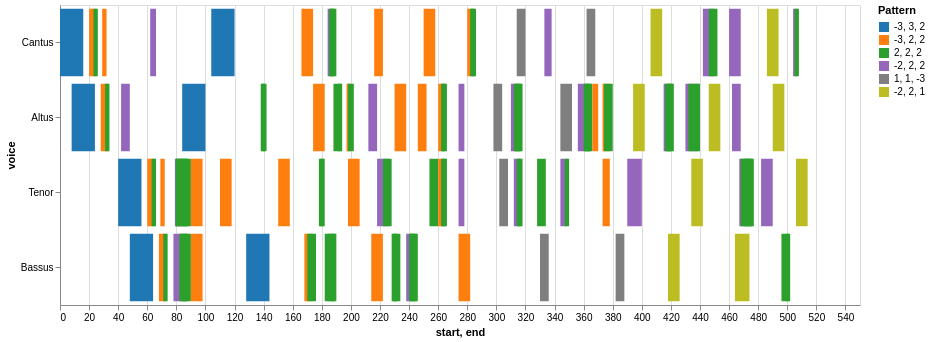
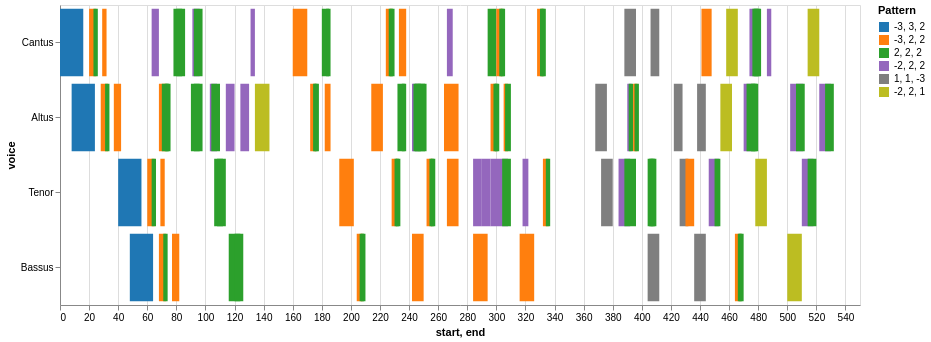
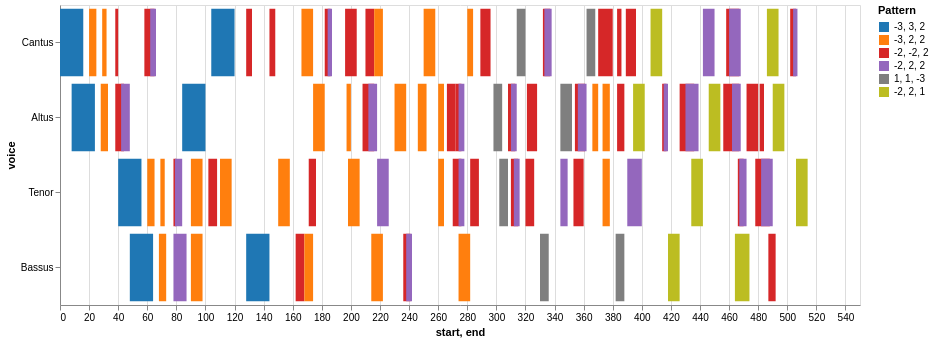

Source (notebook cell) for these figures, in order:
### Markdown cell above
## 7d.  Corpus Ngrams Maps

Here we produce maps of the ngrams in each piece, in pairs:  model + mass movement.

### Code cell
# the ngram conditions
entries_only = True
combineUnisons = False
kind_choice ='d'
directed = True
compound = False
thematic = True
anywhere = True
n = 3
include_count = True


model = importScore(my_pieces[0])
nr = model.notes(combineUnisons=combineUnisons)
mel = model.melodic(df=nr, kind=kind_choice, compound=False, unit=0, end=False)
mod_mel_ngrams = model.ngrams(df=mel, n=n, exclude=['Rest'])
mod_entry_ngrams = model.entries(df=mel, n=n, thematic=thematic, anywhere=anywhere, exclude=['Rest'])
mod_mel_ngrams_duration = model.durations(df=mel, n=n, mask_df=mod_entry_ngrams)
mod_entries_stack = list(mod_entry_ngrams.stack().unique())

# find entries mass movements.  
# here we will display the results so that the motet is compared with each Kyrie, then each Gloria, etc
# in each case Lasso's Mass Movement will come first, then Daser's

mass_movements = my_pieces[1:]
for movement in mass_movements:       
    m_movement = importScore(movement)
    nr = m_movement.notes(combineUnisons=combineUnisons)
    mel = m_movement.melodic(df=nr, kind=kind_choice, compound=False, unit=0, end=False)
    mass_mvmt_mel_ngrams = m_movement.ngrams(df=mel, n=n)
    mass_mvmt_entries = m_movement.entries(df=mel, n=n, thematic=thematic, anywhere=anywhere)
    mass_mvmt_mel_ngrams_duration = m_movement.durations(df=mel, n=n, mask_df=mass_mvmt_entries)
    mass_mvmt_entries_stack = mass_mvmt_entries.stack()
      
    # find shared entries
    shared_entries = list(set(mass_mvmt_entries_stack).intersection(mod_entries_stack))
    
    # print model metadata and chart
    print(model.metadata['composer'])
    print(model.metadata['title'])
    
    display(viz.plot_ngrams_heatmap(mod_entry_ngrams, 
                                    mod_mel_ngrams_duration, 
                        selected_patterns=shared_entries,
                        voices=[], 
                                    includeCount=False))
      
    # # print mass movement metadata and chart
    print(m_movement.metadata['composer'])
    print(m_movement.metadata['title'])
    display(viz.plot_ngrams_heatmap(mass_mvmt_entries, 
                                    mass_mvmt_mel_ngrams_duration, 
                                selected_patterns=shared_entries,
                                voices=[], 
                                    includeCount=False))

### Figure 1 — Vega-Lite specification as saved in the notebook (floating-point values rounded to 4 significant figures; data arrays with more than 128 entries replaced by an {"elided": "..."} marker saying what was removed)
{"config": {"view": {"continuousWidth": 300, "continuousHeight": 300}}, "data": {"name": "data-a424011dc83c774645c31ce95733517b"}, "mark": {"type": "bar"}, "encoding": {"color": {"field": "pattern", "legend": {"title": "Pattern"}, "scale": {"domain": ["-3, 3, 2", "-3, 2, 2", "2, 2, 2", "-2, 2, 2", "1, 1, -3", "-2, 2, 1"], "range": ["#1f77b4", "#ff7f0e", "#2ca02c", "#9467bd", "#7f7f7f", "#bcbd22"]}, "type": "nominal"}, "opacity": {"condition": {"param": "param_12", "value": 1}, "value": 0.2}, "tooltip": [{"field": "start", "type": "quantitative"}, {"field": "end", "type": "quantitative"}, {"field": "pattern", "type": "nominal"}], "x": {"field": "start", "type": "quantitative"}, "x2": {"field": "end"}, "y": {"field": "voice", "sort": null, "type": "nominal"}}, "height": 300, "params": [{"name": "param_12", "select": {"type": "point", "fields": ["pattern"]}}], "width": 800, "$schema": "https://vega.github.io/schema/vega-lite/v5.16.3.json", "datasets": {"data-a424011dc83c774645c31ce95733517b": {"elided": "137 records"}}}

### Figure 2 — Vega-Lite specification as saved in the notebook (floating-point values rounded to 4 significant figures; data arrays with more than 128 entries replaced by an {"elided": "..."} marker saying what was removed)
{"config": {"view": {"continuousWidth": 300, "continuousHeight": 300}}, "data": {"name": "data-e0fc360976bde54e27bf2dd242d1ccab"}, "mark": {"type": "bar"}, "encoding": {"color": {"field": "pattern", "legend": {"title": "Pattern"}, "scale": {"domain": ["-3, 3, 2", "-3, 2, 2", "2, 2, 2", "-2, 2, 2", "1, 1, -3", "-2, 2, 1"], "range": ["#1f77b4", "#ff7f0e", "#2ca02c", "#9467bd", "#7f7f7f", "#bcbd22"]}, "type": "nominal"}, "opacity": {"condition": {"param": "param_13", "value": 1}, "value": 0.2}, "tooltip": [{"field": "start", "type": "quantitative"}, {"field": "end", "type": "quantitative"}, {"field": "pattern", "type": "nominal"}], "x": {"field": "start", "type": "quantitative"}, "x2": {"field": "end"}, "y": {"field": "voice", "sort": null, "type": "nominal"}}, "height": 300, "params": [{"name": "param_13", "select": {"type": "point", "fields": ["pattern"]}}], "width": 800, "$schema": "https://vega.github.io/schema/vega-lite/v5.16.3.json", "datasets": {"data-e0fc360976bde54e27bf2dd242d1ccab": {"elided": "138 records"}}}

### Figure 3 — Vega-Lite specification as saved in the notebook (floating-point values rounded to 4 significant figures)
{"config": {"view": {"continuousWidth": 300, "continuousHeight": 300}}, "data": {"name": "data-241d1f2fbb61ce16608ac5b21928b6a7"}, "mark": {"type": "bar"}, "encoding": {"color": {"field": "pattern", "legend": {"title": "Pattern"}, "scale": {"domain": ["-3, 3, 2", "-3, 2, 2", "-2, -2, 2", "-2, 2, 2", "1, 1, -3", "-2, 2, 1"], "range": ["#1f77b4", "#ff7f0e", "#d62728", "#9467bd", "#7f7f7f", "#bcbd22"]}, "type": "nominal"}, "opacity": {"condition": {"param": "param_14", "value": 1}, "value": 0.2}, "tooltip": [{"field": "start", "type": "quantitative"}, {"field": "end", "type": "quantitative"}, {"field": "pattern", "type": "nominal"}], "x": {"field": "start", "type": "quantitative"}, "x2": {"field": "end"}, "y": {"field": "voice", "sort": null, "type": "nominal"}}, "height": 300, "params": [{"name": "param_14", "select": {"type": "point", "fields": ["pattern"]}}], "width": 800, "$schema": "https://vega.github.io/schema/vega-lite/v5.16.3.json", "datasets": {"data-241d1f2fbb61ce16608ac5b21928b6a7": [{"start": 0.0, "voice": "Cantus", "pattern": "-3, 3, 2", "end": 16.0, "color": "#1f77b4"}, {"start": 20.0, "voice": "Cantus", "pattern": "-3, 2, 2", "end": 25.0, "color": "#ff7f0e"}, {"start": 29.0, "voice": "Cantus", "pattern": "-3, 2, 2", "end": 32.0, "color": "#ff7f0e"}, {"start": 38.0, "voice": "Cantus", "pattern": "-2, -2, 2", "end": 40.0, "color": "#d62728"}, {"start": 58.0, "voice": "Cantus", "pattern": "-2, -2, 2", "end": 65.0, "color": "#d62728"}, {"start": 62.0, "voice": "Cantus", "pattern": "-2, 2, 2", "end": 66.0, "color": "#9467bd"}, {"start": 104.0, "voice": "Cantus", "pattern": "-3, 3, 2", "end": 120.0, "color": "#1f77b4"}, {"start": 128.0, "voice": "Cantus", "pattern": "-2, -2, 2", "end": 132.0, "color": "#d62728"}, {"start": 144.0, "voice": "Cantus", "pattern": "-2, -2, 2", "end": 148.0, "color": "#d62728"}, {"start": 166.0, "voice": "Cantus", "pattern": "-3, 2, 2", "end": 174.0, "color": "#ff7f0e"}, {"start": 182.0, "voice": "Cantus", "pattern": "-2, -2, 2", "end": 186.0, "color": "#d62728"}, {"start": 184.0, "voice": "Cantus", "pattern": "-2, 2, 2", "end": 187.0, "color": "#9467bd"}, {"start": 196.0, "voice": "Cantus", "pattern": "-2, -2, 2", "end": 204.0, "color": "#d62728"}, {"start": 210.0, "voice": "Cantus", "pattern": "-2, -2, 2", "end": 216.0, "color": "#d62728"}, {"start": 216.0, "voice": "Cantus", "pattern": "-3, 2, 2", "end": 222.0, "color": "#ff7f0e"}, {"start": 250.0, "voice": "Cantus", "pattern": "-3, 2, 2", "end": 258.0, "color": "#ff7f0e"}, {"start": 280.0, "voice": "Cantus", "pattern": "-3, 2, 2", "end": 284.0, "color": "#ff7f0e"}, {"start": 289.0, "voice": "Cantus", "pattern": "-2, -2, 2", "end": 296.0, "color": "#d62728"}, {"start": 314.0, "voice": "Cantus", "pattern": "1, 1, -3", "end": 320.0, "color": "#7f7f7f"}, {"start": 332.0, "voice": "Cantus", "pattern": "-2, -2, 2", "end": 337.0, "color": "#d62728"}, {"start": 333.0, "voice": "Cantus", "pattern": "-2, 2, 2", "end": 338.0, "color": "#9467bd"}, {"start": 362.0, "voice": "Cantus", "pattern": "1, 1, -3", "end": 368.0, "color": "#7f7f7f"}, {"start": 370.0, "voice": "Cantus", "pattern": "-2, -2, 2", "end": 380.0, "color": "#d62728"}, {"start": 383.0, "voice": "Cantus", "pattern": "-2, -2, 2", "end": 386.0, "color": "#d62728"}, {"start": 389.0, "voice": "Cantus", "pattern": "-2, -2, 2", "end": 396.0, "color": "#d62728"}, {"start": 406.0, "voice": "Cantus", "pattern": "-2, 2, 1", "end": 414.0, "color": "#bcbd22"}, {"start": 442.0, "voice": "Cantus", "pattern": "-2, 2, 2", "end": 450.0, "color": "#9467bd"}, {"start": 458.0, "voice": "Cantus", "pattern": "-2, -2, 2", "end": 467.0, "color": "#d62728"}, {"start": 460.0, "voice": "Cantus", "pattern": "-2, 2, 2", "end": 468.0, "color": "#9467bd"}, {"start": 486.0, "voice": "Cantus", "pattern": "-2, 2, 1", "end": 494.0, "color": "#bcbd22"}, {"start": 502.0, "voice": "Cantus", "pattern": "-2, -2, 2", "end": 506.0, "color": "#d62728"}, {"start": 504.0, "voice": "Cantus", "pattern": "-2, 2, 2", "end": 507.0, "color": "#9467bd"}, {"start": 8.0, "voice": "Altus", "pattern": "-3, 3, 2", "end": 24.0, "color": "#1f77b4"}, {"start": 28.0, "voice": "Altus", "pattern": "-3, 2, 2", "end": 33.0, "color": "#ff7f0e"}, {"start": 38.0, "voice": "Altus", "pattern": "-2, -2, 2", "end": 44.0, "color": "#d62728"}, {"start": 42.0, "voice": "Altus", "pattern": "-2, 2, 2", "end": 48.0, "color": "#9467bd"}, {"start": 84.0, "voice": "Altus", "pattern": "-3, 3, 2", "end": 100.0, "color": "#1f77b4"}, {"start": 174.0, "voice": "Altus", "pattern": "-3, 2, 2", "end": 182.0, "color": "#ff7f0e"}, {"start": 197.0, "voice": "Altus", "pattern": "-3, 2, 2", "end": 200.0, "color": "#ff7f0e"}, {"start": 208.0, "voice": "Altus", "pattern": "-2, -2, 2", "end": 216.0, "color": "#d62728"}, {"start": 212.0, "voice": "Altus", "pattern": "-2, 2, 2", "end": 218.0, "color": "#9467bd"}, {"start": 230.0, "voice": "Altus", "pattern": "-3, 2, 2", "end": 238.0, "color": "#ff7f0e"}, {"start": 246.0, "voice": "Altus", "pattern": "-3, 2, 2", "end": 252.0, "color": "#ff7f0e"}, {"start": 260.0, "voice": "Altus", "pattern": "-3, 2, 2", "end": 264.0, "color": "#ff7f0e"}, {"start": 266.0, "voice": "Altus", "pattern": "-2, -2, 2", "end": 272.0, "color": "#d62728"}, {"start": 272.0, "voice": "Altus", "pattern": "-2, -2, 2", "end": 276.0, "color": "#d62728"}, {"start": 274.0, "voice": "Altus", "pattern": "-2, 2, 2", "end": 278.0, "color": "#9467bd"}, {"start": 298.0, "voice": "Altus", "pattern": "1, 1, -3", "end": 304.0, "color": "#7f7f7f"}, {"start": 308.0, "voice": "Altus", "pattern": "-2, -2, 2", "end": 313.0, "color": "#d62728"}, {"start": 310.0, "voice": "Altus", "pattern": "-2, 2, 2", "end": 314.0, "color": "#9467bd"}, {"start": 321.0, "voice": "Altus", "pattern": "-2, -2, 2", "end": 328.0, "color": "#d62728"}, {"start": 344.0, "voice": "Altus", "pattern": "1, 1, -3", "end": 352.0, "color": "#7f7f7f"}, {"start": 354.0, "voice": "Altus", "pattern": "-2, -2, 2", "end": 361.0, "color": "#d62728"}, {"start": 356.0, "voice": "Altus", "pattern": "-2, 2, 2", "end": 362.0, "color": "#9467bd"}, {"start": 366.0, "voice": "Altus", "pattern": "-3, 2, 2", "end": 370.0, "color": "#ff7f0e"}, {"start": 373.0, "voice": "Altus", "pattern": "-3, 2, 2", "end": 378.0, "color": "#ff7f0e"}, {"start": 383.0, "voice": "Altus", "pattern": "-2, -2, 2", "end": 388.0, "color": "#d62728"}, {"start": 394.0, "voice": "Altus", "pattern": "-2, 2, 1", "end": 402.0, "color": "#bcbd22"}, {"start": 414.0, "voice": "Altus", "pattern": "-2, -2, 2", "end": 417.0, "color": "#d62728"}, {"start": 415.0, "voice": "Altus", "pattern": "-2, 2, 2", "end": 418.0, "color": "#9467bd"}, {"start": 426.0, "voice": "Altus", "pattern": "-2, -2, 2", "end": 436.0, "color": "#d62728"}, {"start": 430.0, "voice": "Altus", "pattern": "-2, 2, 2", "end": 439.0, "color": "#9467bd"}, {"start": 446.0, "voice": "Altus", "pattern": "-2, 2, 1", "end": 454.0, "color": "#bcbd22"}, {"start": 456.0, "voice": "Altus", "pattern": "-2, -2, 2", "end": 467.0, "color": "#d62728"}, {"start": 462.0, "voice": "Altus", "pattern": "-2, 2, 2", "end": 468.0, "color": "#9467bd"}, {"start": 472.0, "voice": "Altus", "pattern": "-2, -2, 2", "end": 480.0, "color": "#d62728"}, {"start": 481.0, "voice": "Altus", "pattern": "-2, -2, 2", "end": 484.0, "color": "#d62728"}, {"start": 490.0, "voice": "Altus", "pattern": "-2, 2, 1", "end": 498.0, "color": "#bcbd22"}, {"start": 40.0, "voice": "Tenor", "pattern": "-3, 3, 2", "end": 56.0, "color": "#1f77b4"}, {"start": 60.0, "voice": "Tenor", "pattern": "-3, 2, 2", "end": 65.0, "color": "#ff7f0e"}, {"start": 69.0, "voice": "Tenor", "pattern": "-3, 2, 2", "end": 72.0, "color": "#ff7f0e"}, {"start": 78.0, "voice": "Tenor", "pattern": "-2, -2, 2", "end": 80.0, "color": "#d62728"}, {"start": 79.0, "voice": "Tenor", "pattern": "-2, 2, 2", "end": 84.0, "color": "#9467bd"}, {"start": 90.0, "voice": "Tenor", "pattern": "-3, 2, 2", "end": 98.0, "color": "#ff7f0e"}, {"start": 102.0, "voice": "Tenor", "pattern": "-2, -2, 2", "end": 108.0, "color": "#d62728"}, {"start": 110.0, "voice": "Tenor", "pattern": "-3, 2, 2", "end": 118.0, "color": "#ff7f0e"}, {"start": 150.0, "voice": "Tenor", "pattern": "-3, 2, 2", "end": 158.0, "color": "#ff7f0e"}, {"start": 171.0, "voice": "Tenor", "pattern": "-2, -2, 2", "end": 176.0, "color": "#d62728"}, {"start": 198.0, "voice": "Tenor", "pattern": "-3, 2, 2", "end": 206.0, "color": "#ff7f0e"}, {"start": 218.0, "voice": "Tenor", "pattern": "-2, 2, 2", "end": 226.0, "color": "#9467bd"}, {"start": 260.0, "voice": "Tenor", "pattern": "-3, 2, 2", "end": 264.0, "color": "#ff7f0e"}, {"start": 270.0, "voice": "Tenor", "pattern": "-2, -2, 2", "end": 276.0, "color": "#d62728"}, {"start": 274.0, "voice": "Tenor", "pattern": "-2, 2, 2", "end": 278.0, "color": "#9467bd"}, {"start": 282.0, "voice": "Tenor", "pattern": "-2, -2, 2", "end": 288.0, "color": "#d62728"}, {"start": 302.0, "voice": "Tenor", "pattern": "1, 1, -3", "end": 308.0, "color": "#7f7f7f"}, {"start": 310.0, "voice": "Tenor", "pattern": "-2, -2, 2", "end": 315.0, "color": "#d62728"}, {"start": 312.0, "voice": "Tenor", "pattern": "-2, 2, 2", "end": 316.0, "color": "#9467bd"}, {"start": 320.0, "voice": "Tenor", "pattern": "-2, -2, 2", "end": 326.0, "color": "#d62728"}, {"start": 344.0, "voice": "Tenor", "pattern": "-2, 2, 2", "end": 349.0, "color": "#9467bd"}, {"start": 353.0, "voice": "Tenor", "pattern": "-2, -2, 2", "end": 360.0, "color": "#d62728"}, {"start": 373.0, "voice": "Tenor", "pattern": "-3, 2, 2", "end": 378.0, "color": "#ff7f0e"}, {"start": 390.0, "voice": "Tenor", "pattern": "-2, 2, 2", "end": 400.0, "color": "#9467bd"}, {"start": 434.0, "voice": "Tenor", "pattern": "-2, 2, 1", "end": 442.0, "color": "#bcbd22"}, {"start": 466.0, "voice": "Tenor", "pattern": "-2, -2, 2", "end": 470.0, "color": "#d62728"}, {"start": 467.0, "voice": "Tenor", "pattern": "-2, 2, 2", "end": 472.0, "color": "#9467bd"}, {"start": 478.0, "voice": "Tenor", "pattern": "-2, -2, 2", "end": 488.0, "color": "#d62728"}, {"start": 482.0, "voice": "Tenor", "pattern": "-2, 2, 2", "end": 490.0, "color": "#9467bd"}, {"start": 506.0, "voice": "Tenor", "pattern": "-2, 2, 1", "end": 514.0, "color": "#bcbd22"}, {"start": 48.0, "voice": "Bassus", "pattern": "-3, 3, 2", "end": 64.0, "color": "#1f77b4"}, {"start": 68.0, "voice": "Bassus", "pattern": "-3, 2, 2", "end": 73.0, "color": "#ff7f0e"}, {"start": 78.0, "voice": "Bassus", "pattern": "-2, 2, 2", "end": 87.0, "color": "#9467bd"}, {"start": 90.0, "voice": "Bassus", "pattern": "-3, 2, 2", "end": 98.0, "color": "#ff7f0e"}, {"start": 128.0, "voice": "Bassus", "pattern": "-3, 3, 2", "end": 144.0, "color": "#1f77b4"}, {"start": 162.0, "voice": "Bassus", "pattern": "-2, -2, 2", "end": 168.0, "color": "#d62728"}, {"start": 168.0, "voice": "Bassus", "pattern": "-3, 2, 2", "end": 174.0, "color": "#ff7f0e"}, {"start": 214.0, "voice": "Bassus", "pattern": "-3, 2, 2", "end": 222.0, "color": "#ff7f0e"}, {"start": 236.0, "voice": "Bassus", "pattern": "-2, -2, 2", "end": 241.0, "color": "#d62728"}, {"start": 238.0, "voice": "Bassus", "pattern": "-2, 2, 2", "end": 242.0, "color": "#9467bd"}, {"start": 274.0, "voice": "Bassus", "pattern": "-3, 2, 2", "end": 282.0, "color": "#ff7f0e"}, {"start": 330.0, "voice": "Bassus", "pattern": "1, 1, -3", "end": 336.0, "color": "#7f7f7f"}, {"start": 382.0, "voice": "Bassus", "pattern": "1, 1, -3", "end": 388.0, "color": "#7f7f7f"}, {"start": 418.0, "voice": "Bassus", "pattern": "-2, 2, 1", "end": 426.0, "color": "#bcbd22"}, {"start": 464.0, "voice": "Bassus", "pattern": "-2, 2, 1", "end": 474.0, "color": "#bcbd22"}, {"start": 487.0, "voice": "Bassus", "pattern": "-2, -2, 2", "end": 492.0, "color": "#d62728"}]}}
